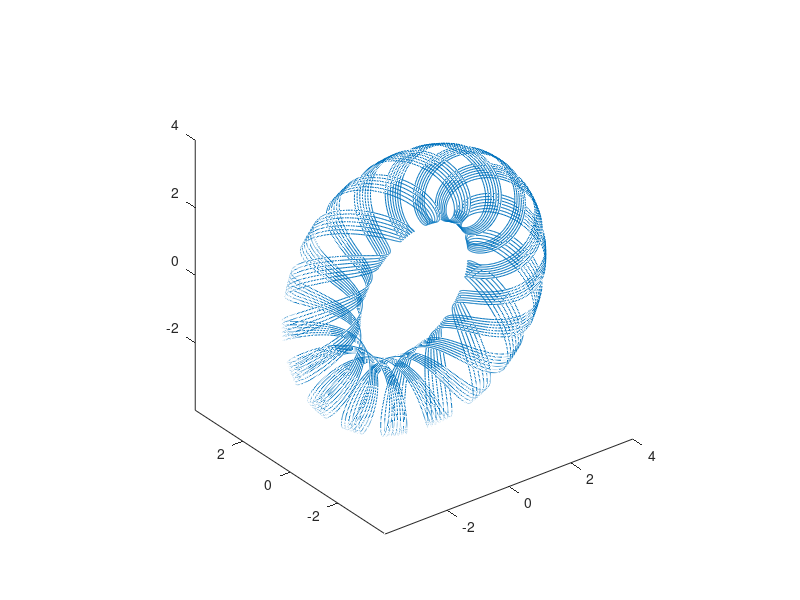

This figure's MATLAB source: (Note: this script raises an error after producing the figure.)
t = 0:pi/500:40*pi;
xt = (3 + cos(sqrt(32)*t)).*cos(t);
yt = sin(sqrt(32)*t);
zt = (3 + cos(sqrt(32)*t)).*sin(t);

plot3(xt,yt,zt);
axis equal;
xlable('x(t)');
ylable('z(t)');
zlable('y(t)');